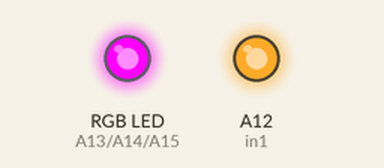
Simulated run of this sketch. Board: Arduino Mega 2560, built with avr-gcc and run on an emulated ATmega2560. On the bench: an RGB LED mixed from three pins (HIGH = lit), output pins drawn as LEDs (lit = HIGH).

Above: at 0.1 s.
Timing chart, 0 to 1.6 s (numbered marks = the images above):
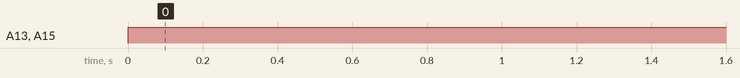

The sketch:

RGB_LED.ino
```cpp
// LED light ball
const int Red = A13;
const int Green = A14;
const int Blue = A15;
const int in1=A12;

void setup() {
  pinMode(in1, OUTPUT);
  digitalWrite(in1,HIGH);
  pinMode(Red, OUTPUT);
  pinMode(Green, OUTPUT);
  pinMode(Blue, OUTPUT);
}

void loop() {
  //1s紅燈
  setColor(255, 0, 255);  // 綠色
  delay(1000);
}

void setColor(int redValue, int greenValue, int blueValue) {  // for light ball
  analogWrite(Red, redValue);
  analogWrite(Green, greenValue);
  analogWrite(Blue, blueValue);
}
```

Measured:
- by itself, A13 (Red), A15 (Blue): LOW → HIGH at 0.00 s
